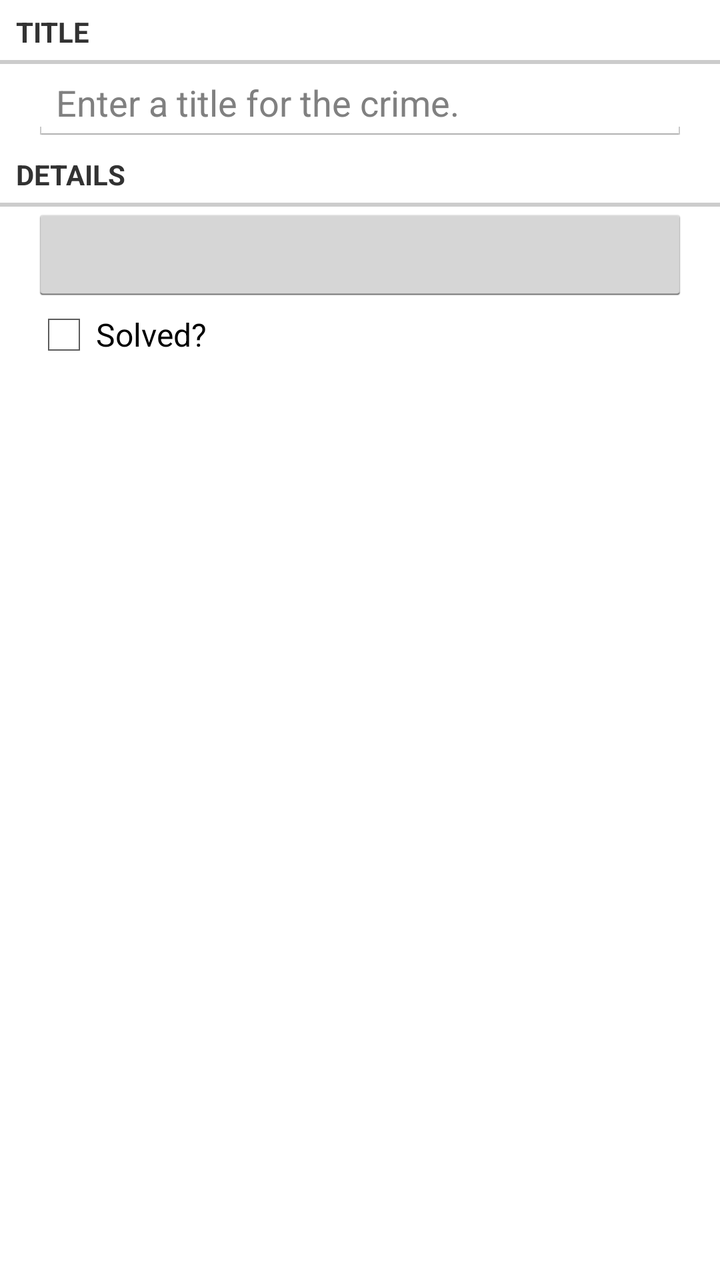
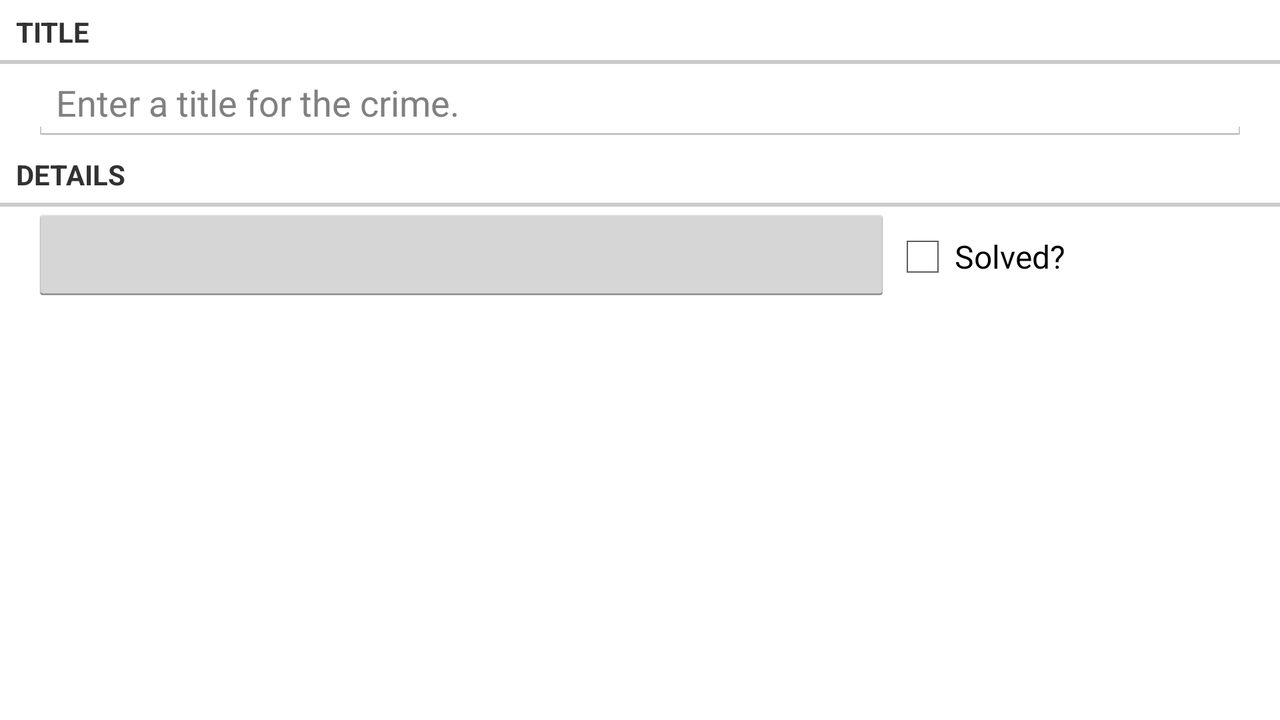

An Android layout and its configuration variant, each rendered on a device that would load it. The default file and the variant file are quoted in full after the pictures.
<!-- AndroidManifest.xml: application theme android:Theme.Holo.Light.DarkActionBar -->
<!-- res/layout/fragment_crime.xml -->
<?xml version="1.0" encoding="utf-8"?>
<LinearLayout
    xmlns:android="http://schemas.android.com/apk/res/android"
    android:layout_width="match_parent"
    android:layout_height="match_parent"
    android:orientation="vertical">

    <TextView
        android:layout_width="match_parent"
        android:layout_height="wrap_content"
        android:text="@string/crime_title_label"
        style="?android:listSeparatorTextViewStyle"/>

    <EditText
        android:id="@+id/crime_title"
        android:layout_width="match_parent"
        android:layout_height="wrap_content"
        android:layout_marginLeft="16dp"
        android:layout_marginRight="16dp"
        android:hint="@string/crime_title_hint"/>

    <TextView
        android:layout_width="match_parent"
        android:layout_height="wrap_content"
        android:text="@string/crime_details_label"
        style="?android:listSeparatorTextViewStyle"/>

    <Button
        android:id="@+id/crime_date"
        android:layout_width="match_parent"
        android:layout_height="wrap_content"
        android:layout_marginLeft="16dp"
        android:layout_marginRight="16dp"/>

    <CheckBox
        android:id="@+id/crime_solved"
        android:layout_width="match_parent"
        android:layout_height="wrap_content"
        android:layout_marginLeft="16dp"
        android:layout_marginRight="16dp"
        android:text="@string/crime_solved_label"/>
</LinearLayout>
<!-- resources referenced by this layout -->
<resources>
  <string name="crime_details_label">Details</string>
  <string name="crime_solved_label">Solved?</string>
  <string name="crime_title_hint">Enter a title for the crime.</string>
  <string name="crime_title_label">Title</string>
</resources>
<!-- res/layout-land/fragment_crime.xml (the repository's variant of the layout above) -->
<!-- drawn on the phone turned sideways -->
<?xml version="1.0" encoding="utf-8"?>
<LinearLayout
    xmlns:android="http://schemas.android.com/apk/res/android"
    android:layout_width="match_parent"
    android:layout_height="match_parent"
    android:orientation="vertical">

    <TextView
        android:layout_width="match_parent"
        android:layout_height="wrap_content"
        android:text="@string/crime_title_label"
        style="?android:listSeparatorTextViewStyle"/>

    <EditText
        android:id="@+id/crime_title"
        android:layout_width="match_parent"
        android:layout_height="wrap_content"
        android:layout_marginLeft="16dp"
        android:layout_marginRight="16dp"
        android:hint="@string/crime_title_hint"/>

    <TextView
        android:layout_width="match_parent"
        android:layout_height="wrap_content"
        android:text="@string/crime_details_label"
        style="?android:listSeparatorTextViewStyle"/>

    <LinearLayout
        android:layout_width="match_parent"
        android:layout_height="wrap_content"
        android:layout_marginLeft="16dp"
        android:layout_marginRight="16dp">
        
        <Button
            android:id="@+id/crime_date"
            android:layout_width="wrap_content"
            android:layout_height="wrap_content"
            android:layout_weight="4"/>

        <CheckBox
            android:id="@+id/crime_solved"
            android:layout_width="wrap_content"
            android:layout_height="wrap_content"
            android:layout_weight="1"
            android:text="@string/crime_solved_label"/>
    </LinearLayout>
</LinearLayout>
